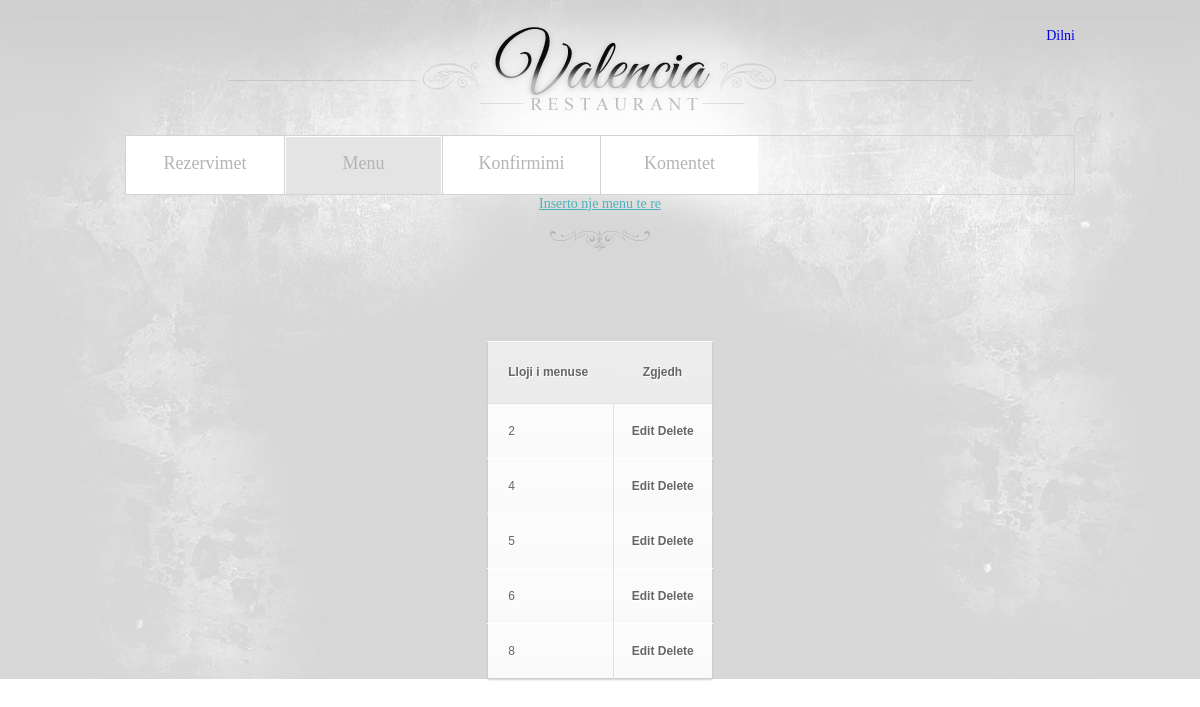
Screenshot of /restauranti/a_menu.php with the database file from the repository.
### tables this page shows
CREATE TABLE `menu` (
  `menu_id` int(11) NOT NULL,
  `menu_lloji` varchar(25) DEFAULT NULL
);

### restauranti/a_menu.php (the view, shortened to what this page needs)
<!DOCTYPE html>
<html lang="en">
<head>
    <link rel="stylesheet" type="text/css" media="screen" href="css/reset.css">
    <link rel="stylesheet" type="text/css" media="screen" href="css/style.css">
</head>
<body>
<div class="bg-top">
<div class="bgr">
    <header>
		<div class="kycja"><p style='float: right; clear: right;'><a href="index.php" >Dilni</a></p></div>
        <h1><a href="index.php"><img src="images/logo.jpg" alt=""></a></h1>
        <nav>
            <ul class="menu">
				<li><a href="rezervimet.php">Rezervimet</a></li>
				<li class="current" ><a href="a_menu.php">Menu</a></li>
				<li ><a href="a_konfirmimi.php">Konfirmimi</a></li>
				<li ><a href="a_komenti.php">Komentet</a></li>
            </ul>
         </nav>
    </header>
<?php
	require "login.php";
		echo '<center><table class="tableCSS"></center>'."\n";
		$result = mysqli_query($db,"SELECT  * FROM  menu ");
		echo '<thead>';
		echo '<th>Lloji i menuse</th><th>Zgjedh</th>';
		$i=0;
		while ( $row = mysqli_fetch_row($result) ) {
		if ($i % 2 != 1)
			$rowColor = "lightgrey";
		else
			$rowColor = "white";
			$i++;
		echo "<tbody>";
		echo "<tr bgcolor=" . $rowColor . "><td>";
		echo(htmlentities($row[0]));
		echo("</td><td>\n");
		echo('<a href="a_menu_edit.php?menu_id='.htmlentities($row[0]).'">Edit</a>  ');
		echo('<a href="deleteMenu.php?menu_id='.htmlentities($row[0]).'">Delete</a>  ');
		echo("</td></tr>\n");
	}
?>
<p><a href="a_menu_insert.php" class="link">Inserto nje menu te re</a></p>
  </div>
</div>
 </br><footer>
  </footer>
</body>
</html>

### restauranti/css/style.css (style rules this page uses)
html, body { width:100%; padding:0; margin:0; }
body { font: 14px/18px "Times New Roman", Times, serif; color:#b4b4b4; min-width:960px; background: url(../images/bg.gif) center 0 repeat; }
.bg-top { background:url(../images/bg-top.jpg) center 0 repeat-x; width:100%; }
.bgr { background:url(../images/bgr.jpg) center 0 no-repeat; width:100%; }
a { text-decoration:none; cursor:pointer;text-decoration:none; }
.link { color:#50b3bc; text-decoration:none;text-decoration:underline; font-weight:normal; }
ul { margin:0; padding:0;list-style-image:none; }
header { width:950px; margin:0px auto; padding-top:27px; z-index:101; position:relative; }
h1 { display:inline-block; z-index:100; background:url(../images/logo-bg.jpg) 0 0 no-repeat; width:550px; height:100px; margin-left:104px; padding-left:194px; }
nav { width:948px; border:#d3d3d3 1px solid; margin-top:8px; }
ul.menu { display:inline-block; }
ul.menu li { float:left; border-left:#d3d3d3 1px solid; display:inline-block; }
ul.menu li:first-child { border-left:none !important; }
ul.menu li:first-child a { width:156px !important; }
ul.menu li a { width:155px; color:#b4b4b4; font-size:18px; line-height:24px; padding: 14px 0 19px 0; background:#fff; border:#fff 1px solid; border-bottom:none !important; display:block; text-align:center; }
ul.menu li:hover a, ul.menu li.current a { background:#e4e4e4; }
footer { width:970px; margin:0 auto; position:relative; overflow:hidden; padding:32px 0 40px 0; text-align:center; color:#a3a2a2; background:url(../images/footer-bg.png) center 0 no-repeat; }
.tableCSS { margin: 20px; color: #666; font-size: 12px; -moz-border-radius: 3px; -moz-box-shadow: 0 1px 2px #d1d1d1; -webkit-border-radius: 3px; -webkit-box-shadow: 0 1px 2px #d1d1d1; background: #eaebec; border: #ccc 1px solid; border-radius: 3px; box-shadow: 0 1px 2px #d1d1d1; font-family: Arial, Helvetica, sans-serif; text-shadow: 1px 1px 0px #fff; }
.tableCSS th { padding: 21px 25px 22px 25px; border-bottom: 1px solid #e0e0e0; border-top: 1px solid #fafafa; background: #ededed; background: -webkit-gradient(linear, left top, left bottom, from(#ededed), to(#ebebeb)); background: -moz-linear-gradient(top, #ededed, #ebebeb); }
.tableCSS th:first-child { padding-left: 20px; text-align: left }
.tableCSS a:link { color: #666; font-weight: bold; text-decoration: none }
.tableCSS tr { padding-left: 20px; text-align: center }
.tableCSS tr:first-child th:first-child { -moz-border-radius-topleft: 3px; -webkit-border-top-left-radius: 3px; border-top-left-radius: 3px; }
.tableCSS tr:first-child th:last-child { -moz-border-radius-topright: 3px; -webkit-border-top-right-radius: 3px; border-top-right-radius: 3px; }
.tableCSS tr:last-child td { border-bottom: 0 }
.tableCSS tr:last-child td:first-child { -moz-border-radius-bottomleft: 3px; -webkit-border-bottom-left-radius: 3px; border-bottom-left-radius: 3px; }
.tableCSS tr:last-child td:last-child { -moz-border-radius-bottomright: 3px; -webkit-border-bottom-right-radius: 3px; border-bottom-right-radius: 3px; }
.tableCSS tr td { padding: 18px; border-bottom: 1px solid #e0e0e0; border-left: 1px solid #e0e0e0; border-top: 1px solid #ffffff; background: #fafafa; background: -webkit-gradient(linear, left top, left bottom, from(#fbfbfb), to(#fafafa)); background: -moz-linear-gradient(top, #fbfbfb, #fafafa); }
.tableCSS tr td:first-child { padding-left: 20px; border-left: 0; text-align: left }

### rows the page displays
menu: menu_id "2"
menu: menu_id "4"
menu: menu_id "5"
menu: menu_id "6"
menu: menu_id "8"
